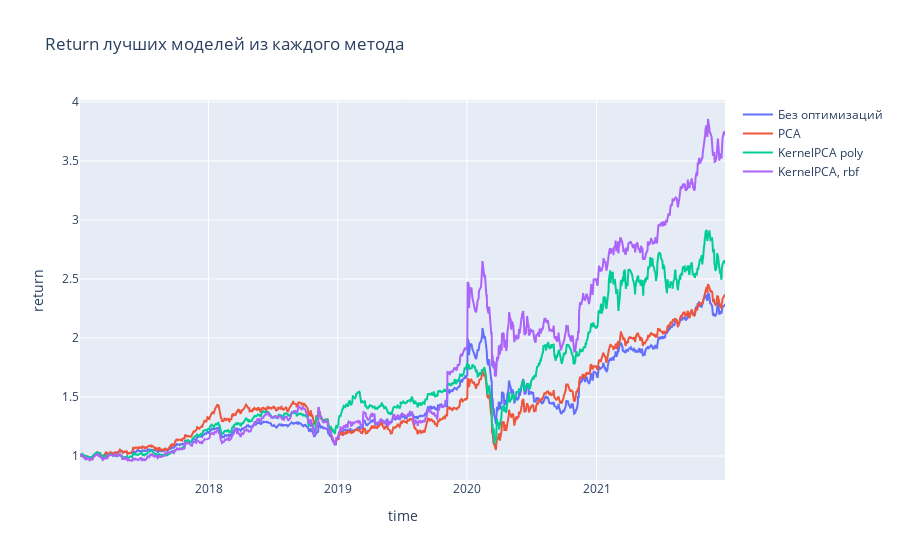

The notebook cell saved with this chart:
### Code cell
plot_results(names=['Без оптимизаций', 'PCA', 'KernelPCA poly', 'KernelPCA, rbf'], 
             optimizers=[po_randomsearch, po_randomsearch_PCA, po_randomsearch_kPCA, po_randomsearch_rbf], 
             df_train=data_train, df_test=data_test, title='Return лучших моделей из каждого метода')

### Figure 1 — Plotly figure (JSON) as saved in the notebook; plotly's stock layout.template omitted (floating-point values rounded to 4 significant figures; data arrays with more than 128 entries replaced by an {"elided": "..."} marker saying what was removed)
{"data": [{"name": "Без оптимизаций", "type": "scatter", "x": {"elided": "1258 str values"}, "y": {"elided": "1258 float values"}}, {"name": "PCA", "type": "scatter", "x": {"elided": "1258 str values"}, "y": {"elided": "1258 float values"}}, {"name": "KernelPCA poly", "type": "scatter", "x": {"elided": "1258 str values"}, "y": {"elided": "1258 float values"}}, {"name": "KernelPCA, rbf", "type": "scatter", "x": {"elided": "1258 str values"}, "y": {"elided": "1258 float values"}}], "layout": {"title": {"text": "Return лучших моделей из каждого метода"}, "xaxis": {"title": {"text": "time"}}, "yaxis": {"title": {"text": "return"}}}}
